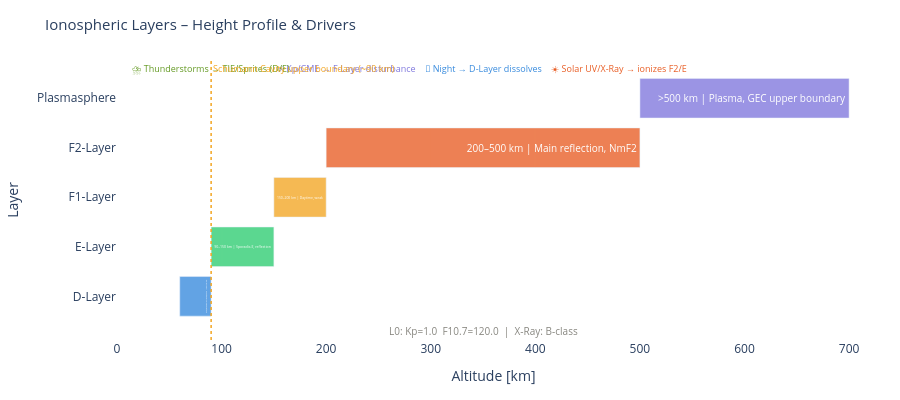

Source (notebook cell):
### Markdown cell above
---
## 1. System Structure: Ionospheric Layers & Drivers

### Code cell
# Ionospheric Layer Profile as an Altitude Diagram
layers_iono = [
    {'name': 'D-Layer',  'h_lo': 60,  'h_hi': 90,  'color': '#378ADD', 'note': '60–90 km | Daytime HF absorption'},
    {'name': 'E-Layer',  'h_lo': 90,  'h_hi': 150, 'color': '#2ecc71', 'note': '90–150 km | Sporadic-E, reflection'},
    {'name': 'F1-Layer', 'h_lo': 150, 'h_hi': 200, 'color': '#F2A623', 'note': '150–200 km | Daytime, weak'},
    {'name': 'F2-Layer', 'h_lo': 200, 'h_hi': 500, 'color': '#E85D24', 'note': '200–500 km | Main reflection, NmF2'},
    {'name': 'Plasmasphere','h_lo': 500,'h_hi': 700,  'color': '#7F77DD', 'note': '>500 km | Plasma, GEC upper boundary'},
]

fig = go.Figure()
for l in layers_iono:
    h_mid = (l['h_lo'] + l['h_hi']) / 2
    fig.add_trace(go.Bar(
        x=[l['h_hi'] - l['h_lo']],
        y=[l['name']],
        base=l['h_lo'],
        orientation='h',
        marker_color=l['color'], opacity=0.78,
        text=l['note'],
        textposition='inside',
        textfont=dict(size=10, color='white'),
        showlegend=False,
        hovertemplate=l['note'] + '<extra></extra>'
    ))

# External Driver Arrows as Annotations
for txt, x, col in [
    ('☀️ Solar UV/X-Ray → ionizes F2/E', 480, '#E85D24'),
    ('🌙 Night → D-Layer dissolves', 350, '#378ADD'),
    ('⚡ Kp/CME → F-Layer disturbance', 220, '#7F77DD'),
    ('⛈️ Thunderstorms → TIE/Sprites (D/E)', 90, '#639922'),
]:
    fig.add_annotation(
        x=x, y=4.6, text=txt, showarrow=False,
        font=dict(size=9, color=col),
        xanchor='center'
    )

# Schumann Cavity Marking
fig.add_vline(x=90, line_dash='dot', line_color='#F2A623', line_width=1.5,
              annotation_text='Schumann Cavity upper boundary (~90 km)',
              annotation_position='top right',
              annotation_font=dict(size=9, color='#F2A623'))

# Layer Context
ctx = []
if layer0: ctx.append(f'L0: Kp={l0_kp}  F10.7={l0_f107}')
if layer3 and l3_xray: ctx.append(f'X-Ray: {l3_xray.get("class","–")}-class')
if ctx:
    fig.add_annotation(x=350, y=-0.7, text='  |  '.join(ctx), showarrow=False,
                       font=dict(size=10, color='#888780'), xanchor='center')

fig.update_layout(
    title=dict(text='Ionospheric Layers – Height Profile & Drivers', font=dict(size=15)),
    xaxis=dict(title='Altitude [km]', range=[0, 720]),
    yaxis=dict(title='Layer'),
    height=400, plot_bgcolor='rgba(0,0,0,0)', paper_bgcolor='rgba(0,0,0,0)',
    margin=dict(l=80, r=30, t=60, b=60),
    barmode='overlay'
)
fig.show()

### Figure 1 — Plotly figure (JSON) as saved in the notebook; plotly's stock layout.template omitted (floating-point values rounded to 4 significant figures)
{"data": [{"base": 60, "hovertemplate": "60–90 km | Daytime HF absorption<extra></extra>", "marker": {"color": "#378ADD"}, "opacity": 0.78, "orientation": "h", "showlegend": false, "text": "60–90 km | Daytime HF absorption", "textfont": {"color": "white", "size": 10}, "textposition": "inside", "type": "bar", "x": [30], "y": ["D-Layer"]}, {"base": 90, "hovertemplate": "90–150 km | Sporadic-E, reflection<extra></extra>", "marker": {"color": "#2ecc71"}, "opacity": 0.78, "orientation": "h", "showlegend": false, "text": "90–150 km | Sporadic-E, reflection", "textfont": {"color": "white", "size": 10}, "textposition": "inside", "type": "bar", "x": [60], "y": ["E-Layer"]}, {"base": 150, "hovertemplate": "150–200 km | Daytime, weak<extra></extra>", "marker": {"color": "#F2A623"}, "opacity": 0.78, "orientation": "h", "showlegend": false, "text": "150–200 km | Daytime, weak", "textfont": {"color": "white", "size": 10}, "textposition": "inside", "type": "bar", "x": [50], "y": ["F1-Layer"]}, {"base": 200, "hovertemplate": "200–500 km | Main reflection, NmF2<extra></extra>", "marker": {"color": "#E85D24"}, "opacity": 0.78, "orientation": "h", "showlegend": false, "text": "200–500 km | Main reflection, NmF2", "textfont": {"color": "white", "size": 10}, "textposition": "inside", "type": "bar", "x": [300], "y": ["F2-Layer"]}, {"base": 500, "hovertemplate": ">500 km | Plasma, GEC upper boundary<extra></extra>", "marker": {"color": "#7F77DD"}, "opacity": 0.78, "orientation": "h", "showlegend": false, "text": ">500 km | Plasma, GEC upper boundary", "textfont": {"color": "white", "size": 10}, "textposition": "inside", "type": "bar", "x": [200], "y": ["Plasmasphere"]}], "layout": {"annotations": [{"font": {"color": "#E85D24", "size": 9}, "showarrow": false, "text": "☀️ Solar UV/X-Ray → ionizes F2/E", "x": 480, "xanchor": "center", "y": 4.6}, {"font": {"color": "#378ADD", "size": 9}, "showarrow": false, "text": "🌙 Night → D-Layer dissolves", "x": 350, "xanchor": "center", "y": 4.6}, {"font": {"color": "#7F77DD", "size": 9}, "showarrow": false, "text": "⚡ Kp/CME → F-Layer disturbance", "x": 220, "xanchor": "center", "y": 4.6}, {"font": {"color": "#639922", "size": 9}, "showarrow": false, "text": "⛈️ Thunderstorms → TIE/Sprites (D/E)", "x": 90, "xanchor": "center", "y": 4.6}, {"font": {"color": "#F2A623", "size": 9}, "showarrow": false, "text": "Schumann Cavity upper boundary (~90 km)", "x": 90, "xanchor": "left", "xref": "x", "y": 1, "yanchor": "top", "yref": "y domain"}, {"font": {"color": "#888780", "size": 10}, "showarrow": false, "text": "L0: Kp=1.0  F10.7=120.0  |  X-Ray: B-class", "x": 350, "xanchor": "center", "y": -0.7}], "barmode": "overlay", "height": 400, "margin": {"b": 60, "l": 80, "r": 30, "t": 60}, "paper_bgcolor": "rgba(0,0,0,0)", "plot_bgcolor": "rgba(0,0,0,0)", "shapes": [{"line": {"color": "#F2A623", "dash": "dot", "width": 1.5}, "type": "line", "x0": 90, "x1": 90, "xref": "x", "y0": 0, "y1": 1, "yref": "y domain"}], "title": {"font": {"size": 15}, "text": "Ionospheric Layers – Height Profile & Drivers"}, "xaxis": {"range": [0, 720], "title": {"text": "Altitude [km]"}}, "yaxis": {"title": {"text": "Layer"}}}}
